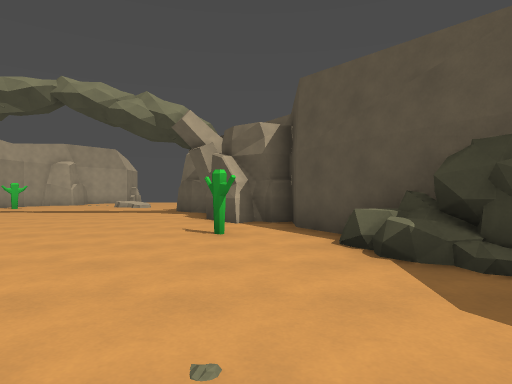
View 1 (above)

17 first-person views from a walk through a level from a Godot 3-D game. The camera is 1.3 m above the floor, looks level and sees 75° across. The floor is counted in squares, 2 m on a side. Each view is taken from the middle of a square. On the plan, view 1 faces up. The plan holds only what a view shows up to about 10 squares ahead; the rest is blank. The place goes on beyond the plan.

View 2
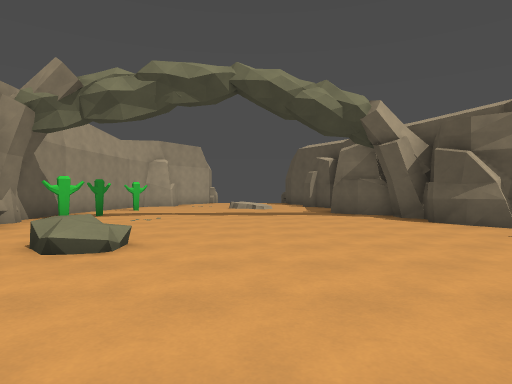

View 3
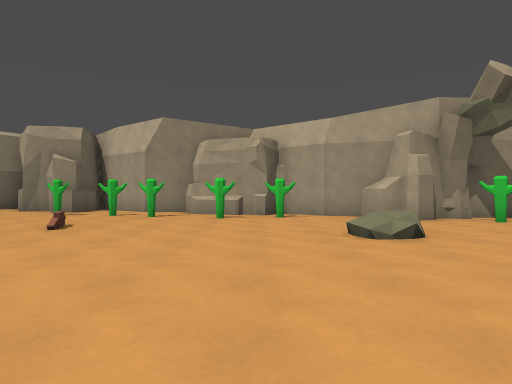

View 4
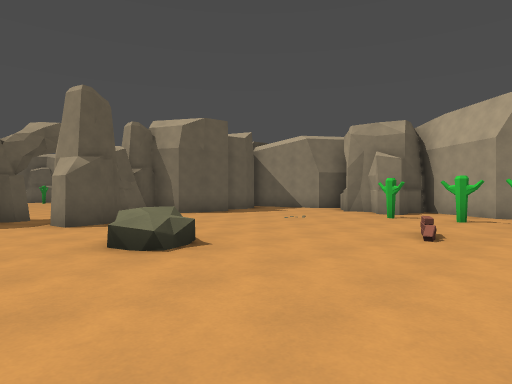

View 5
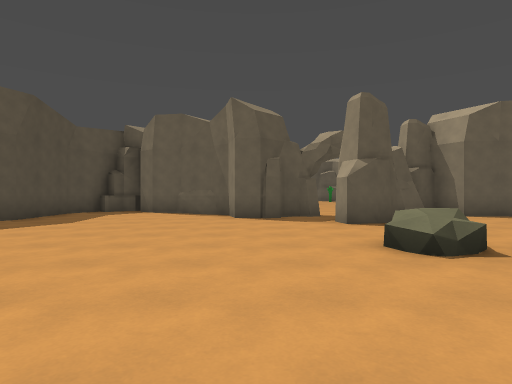

View 6
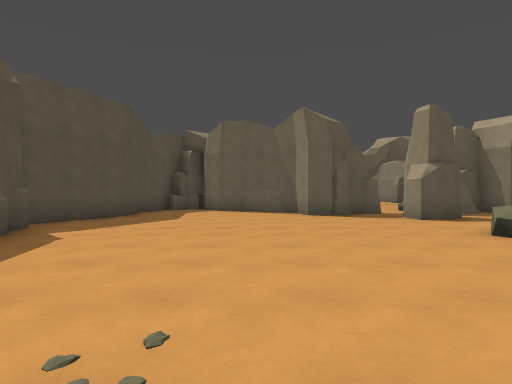

View 7
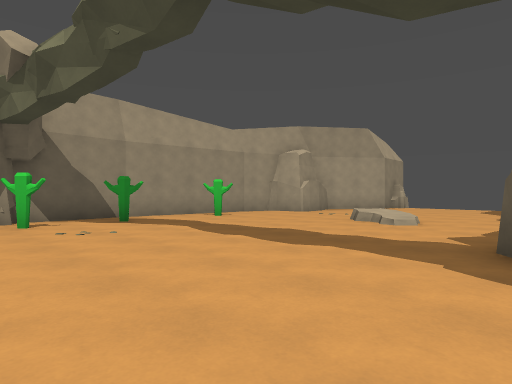

View 8
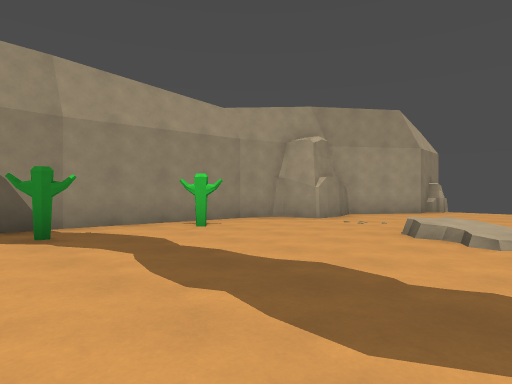

View 9
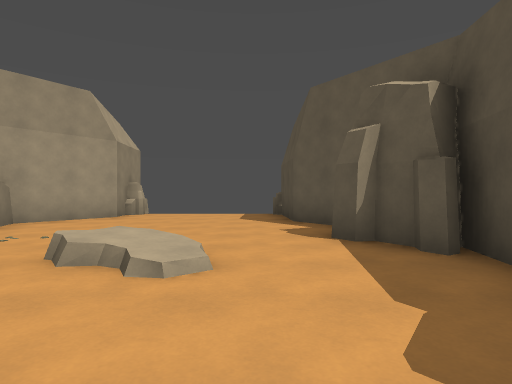

View 10
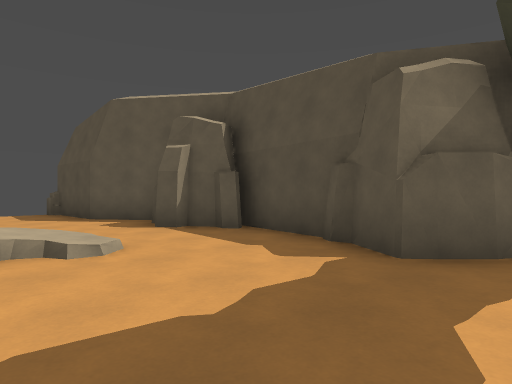

View 11
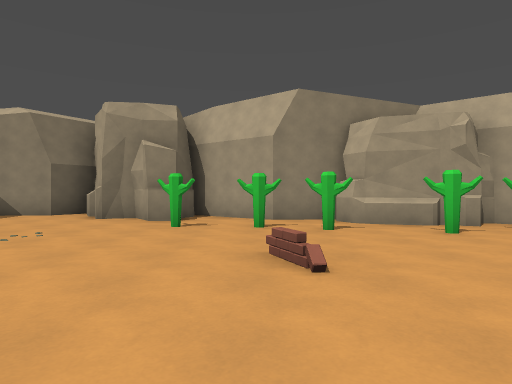

View 12
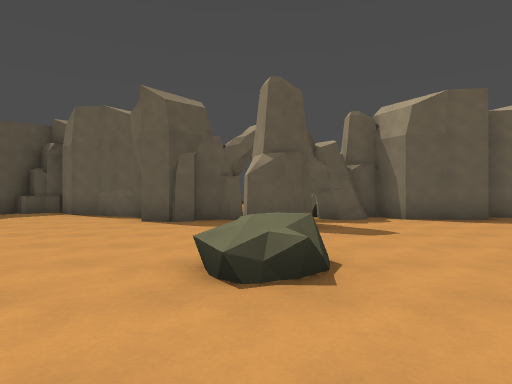

View 13
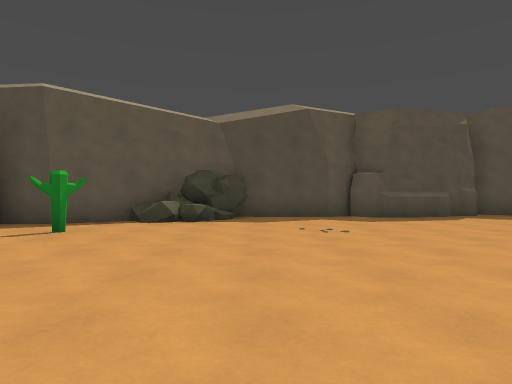

View 14
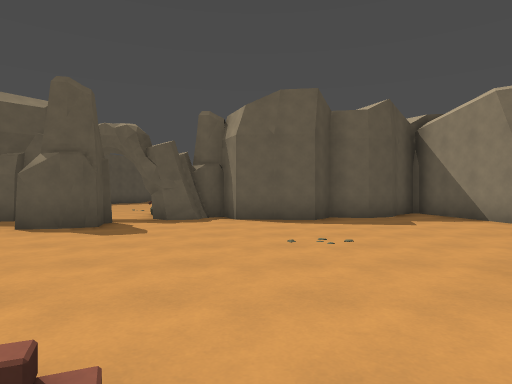

View 15
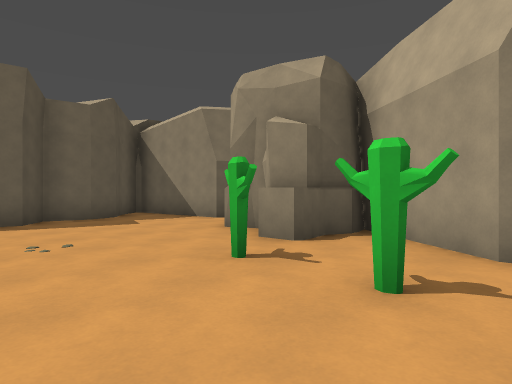

View 16
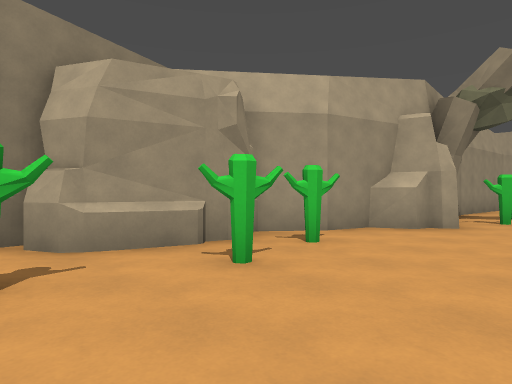

View 17
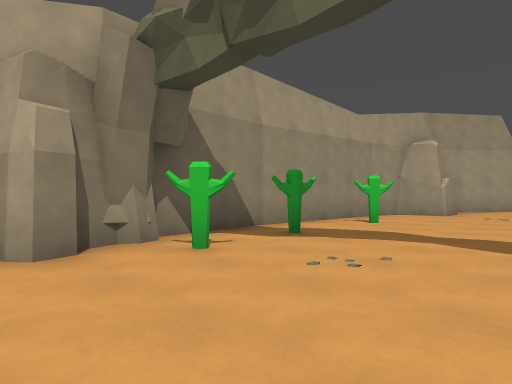

### Floor plan
Key: @ floor where view 1 was taken; # wall or solid block; x gap in a wall; . main floor; : floor 0.25 m higher than the main floor; / step, stairs or slope; = window, fence, low wall or low ledge; O other object.
Columns run from 15 left of view 1 to 4 right of it. Each row starts with its distance up from view 1.
 21        #    #
 20        #....#
 19       ##....#
 18       #.....##
 17       #......#
 16      ##......#
 15     ##.......##
 14     #.....:...#
 13     #.O......##
 12     #........#
 11     #........##
 10     #.#.......#
  9     #.........#
  8     ##O.......##
  7     ##.........##
  6     ##..........#
  5    ##.../......O##
  4    #.#..........=#
  3    #.............##
  2    #.#............#
  1   ##..............#
  0   #.#..........@..#
 -1  ##.x..=..........#
 -2  #................#
 -3  ##.#.....=.......#
 -4  ##...............##
 -5 ##.................#
 -6 #.........#.......##
 -7 #........##.......#
 -8 #....##.#####.....#
 -9 ##.######   ###...#
-10  ###          ##.##

Positions as (right, up) in squares from view 1, and headings:
1: (0, 0), facing up
2: (-5, 1), facing up
3: (-2, 3), facing left
4: (-3, 1), facing down-left
5: (-3, 1), facing down
6: (-1, 2), facing down
7: (-2, 7), facing up-left
8: (-4, 9), facing up-left
9: (-4, 11), facing up
10: (-6, 10), facing up-right
11: (-5, -1), facing left
12: (-5, 0), facing down
13: (-6, 2), facing right
14: (-9, 0), facing down
15: (-9, 0), facing down-left
16: (-8, 0), facing up-left
17: (-6, 6), facing up-left
